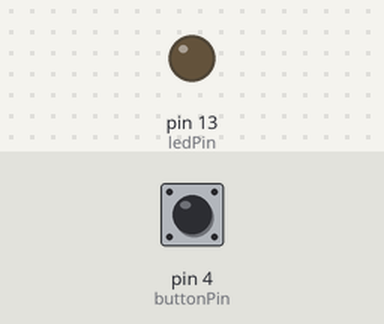
A sketch run on a simulated Arduino Uno, built with avr-gcc and run on an emulated ATmega328P. Parts: output pins drawn as LEDs (lit = HIGH). The inputs (shaded band) are chosen by the test bench; at power-on: pin 4 (buttonPin) HIGH.

Above: at 1.2 s.
1.3 s: pin 4 (buttonPin) pulled LOW for 0.15 s
At 1.37 s:
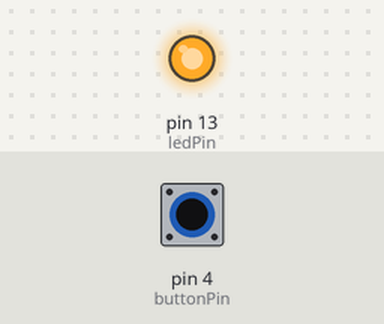
2.9 s: pin 4 (buttonPin) pulled LOW for 3.2 s
At 7.1 s:
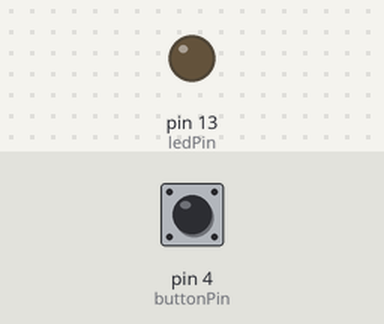
Timing chart, 0 to 8.6 s (numbered marks = the images above; inputs shaded):
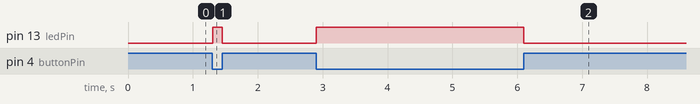

Measured:
- after the input at 1.3 s, pin 13 (ledPin): LOW → HIGH at once, → LOW 0.15 s later
- after the input at 2.9 s, pin 13 (ledPin): LOW → HIGH at once, → LOW 3.2 s later

The sketch:

HelloButton.ino
```cpp
int buttonPin = 4;
int ledPin = 13; // just using for example
void setup()
{
  pinMode(ledPin, OUTPUT);
  pinMode(buttonPin, INPUT);
  digitalWrite(buttonPin, HIGH);
}

void loop()
{
  if(digitalRead(buttonPin) == LOW){
    digitalWrite(ledPin, HIGH);
  } else {
    digitalWrite(ledPin, LOW);
  }
  delay(5);
}
```
